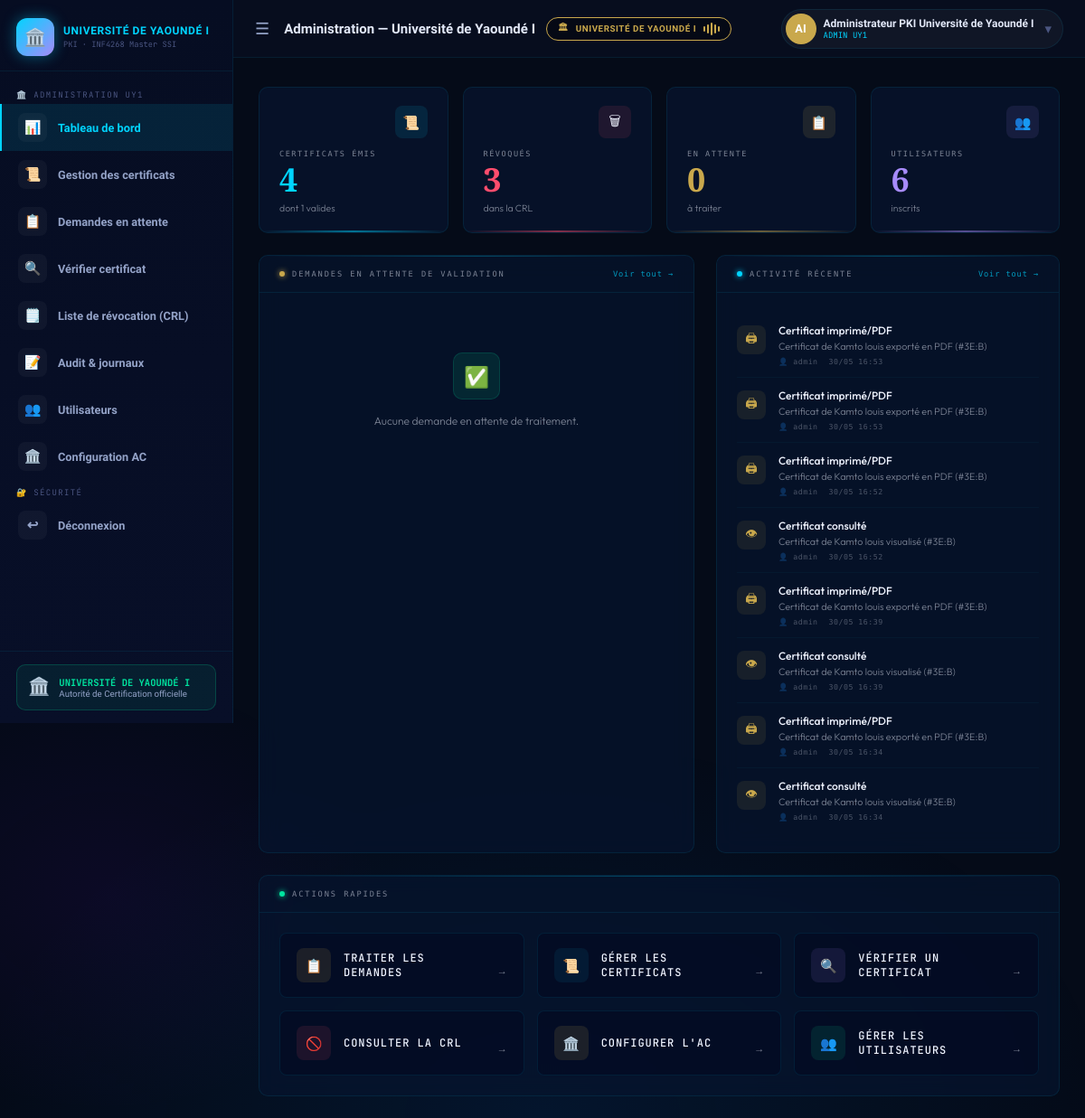
The page /dashboard/admin (signed in) on the database as committed earlier.
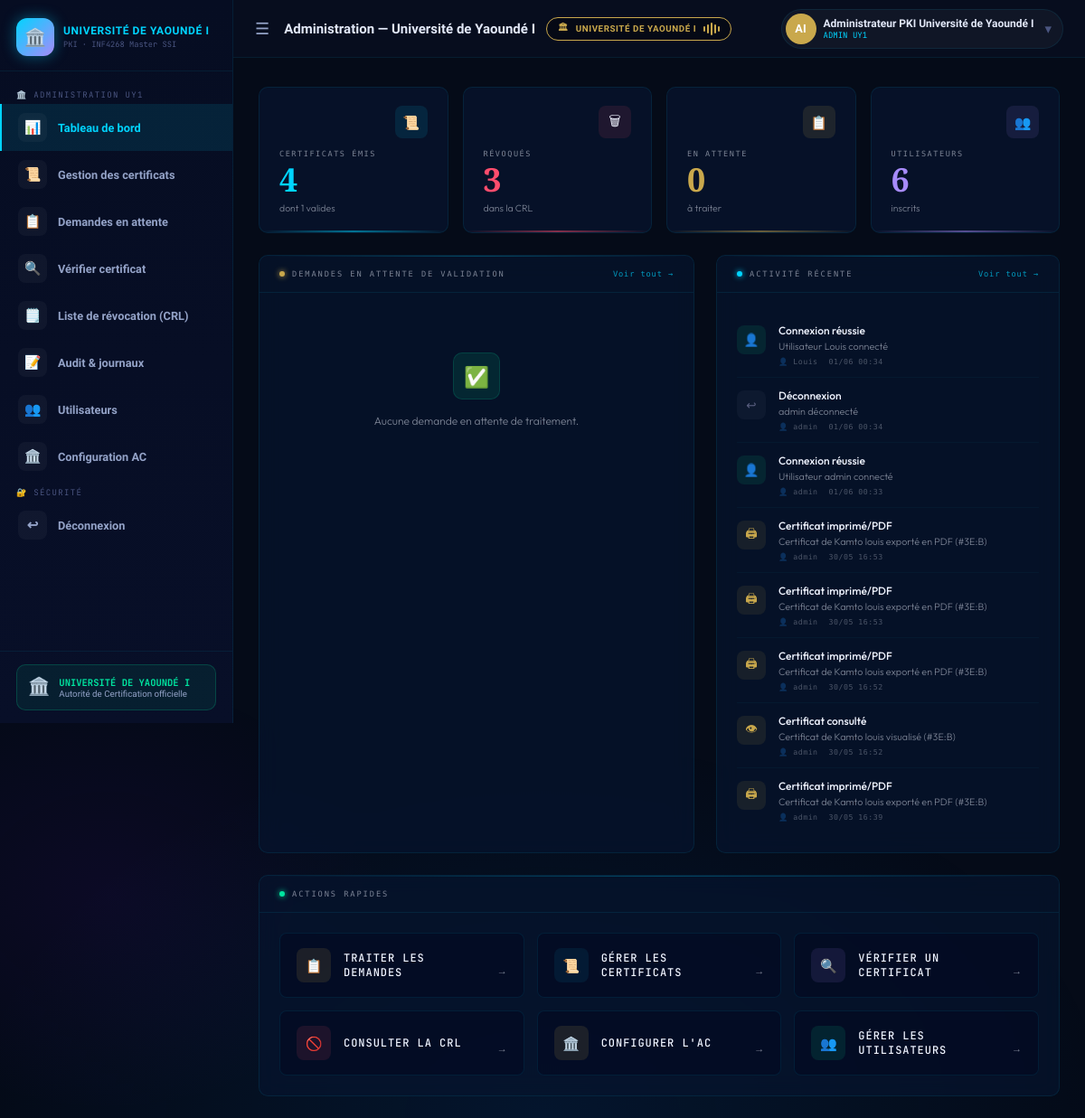
The same page on the database as committed later.
### modules/models.py (models this page shows)
class AuditLog(db.Model):
    __tablename__ = 'audit_logs'
    id         = db.Column(db.Integer, primary_key=True)
    action     = db.Column(db.String(64))
    icon       = db.Column(db.String(10), default='📋')
    color      = db.Column(db.String(20), default='#00d4ff')
    title      = db.Column(db.String(128), default='')
    details    = db.Column(db.Text, default='')
    username   = db.Column(db.String(64), default='')
    user_id    = db.Column(db.Integer, db.ForeignKey('users.id'), nullable=True)
    created_at = db.Column(db.DateTime, default=datetime.utcnow)

### app.py (the view)
@app.route('/dashboard/admin')
@login_required
def dashboard_admin():
    if not current_user.is_admin():
        return redirect(url_for('dashboard_user'))
    ca = get_ca()
    total_certs = Certificate.query.count()
    valid_certs = Certificate.query.filter_by(status='VALID').count()
    revoked_certs = Certificate.query.filter_by(status='REVOKED').count()
    pending_requests = CertificateRequest.query.filter_by(status='PENDING').count()
    total_users = User.query.count()
    recent_requests = CertificateRequest.query.filter_by(status='PENDING').order_by(CertificateRequest.created_at.desc()).limit(5).all()
    recent_logs = AuditLog.query.order_by(AuditLog.created_at.desc()).limit(8).all()
    return render_template('dashboard_admin.html', ca=ca, total_certs=total_certs, valid_certs=valid_certs, revoked_certs=revoked_certs, pending_requests=pending_requests, total_users=total_users, recent_requests=recent_requests, recent_logs=recent_logs)

### app.py (called while the page is built)
@login_manager.user_loader
def load_user(uid):
    return db.session.get(User, int(uid))

def get_ca():
    return AuthorityCA.query.first()

def expiring_soon(days=30):
    limit = datetime.utcnow() + timedelta(days=days)
    return Certificate.query.filter(Certificate.status=='VALID', Certificate.expires_at!=None, Certificate.expires_at<=limit).count()

@app.context_processor
def inject_globals():
    ca = get_ca()
    notif_count = expiring_soon(30) if ca else 0
    pending_count = CertificateRequest.query.filter_by(status='PENDING').count() if ca and current_user.is_authenticated and current_user.is_admin() else 0
    return dict(
        ca_exists=bool(ca),
        notif_count=notif_count,
        pending_count=pending_count,
        reasons_labels=REASONS_LABELS,
        university_name="Université de Yaoundé I"
    )

### modules/models.py (called while the page is built)
    def is_admin(self):
        return self.role == 'admin'

    def display_name(self):
        return self.full_name if self.full_name else self.username

    def initials(self):
        n = self.display_name()
        parts = n.split()
        if len(parts) >= 2:
            return (parts[0][0] + parts[-1][0]).upper()
        return n[:2].upper()

### templates/dashboard_admin.html (shortened to what the changed rows need)
{% extends "base.html" %}
{% block content %}
<div class="adm-wrap">
  <div class="grid-2-1">
    <div class="adm-card" style="--ci:2">
      <div class="adm-card-body">
        <div class="timeline">
          {% for log in recent_logs %}
          <div class="tl-item">
            <div class="tl-dot" style="background: {{ log.color }}18; color: {{ log.color }};">
              {{ log.icon }}
            </div>
            <div class="tl-content">
              <div class="tl-title">{{ log.title }}</div>
              <div class="tl-detail">{{ log.details[:75] }}{% if log.details|length > 75 %}…{% endif %}</div>
              <div class="tl-meta">
                <span>👤 {{ log.username }}</span>
                <span>{{ log.created_at.strftime('%d/%m %H:%M') }}</span>
              </div>
            </div>
          </div>
          {% endfor %}
        </div>
      </div>
    </div>
  </div>
</div>
{% endblock %}

Rows that differ between the two databases and show on the page:
no longer on this page (row unchanged): AuditLog: icon "👁", title "Certificat consulté", details "Certificat de Kamto louis visualisé (#3E:B)", username "admin", created_at "30/05 16:39"
no longer on this page (row unchanged): AuditLog: icon "🖨", title "Certificat imprimé/PDF", details "Certificat de Kamto louis exporté en PDF (#3E:B)", username "admin", created_at "30/05 16:34"
no longer on this page (row unchanged): AuditLog: icon "👁", title "Certificat consulté", details "Certificat de Kamto louis visualisé (#3E:B)", username "admin", created_at "30/05 16:34"
added AuditLog: icon "👤", title "Connexion réussie", details "Utilisateur Louis connecté", username "Louis", created_at "01/06 00:34", color "#00e096" (drawn)
added AuditLog: icon "↩", title "Déconnexion", details "admin déconnecté", username "admin", created_at "01/06 00:34", color "#5a6080" (drawn)
added AuditLog: icon "👤", title "Connexion réussie", details "Utilisateur admin connecté", username "admin", created_at "01/06 00:33", color "#00e096" (drawn)
